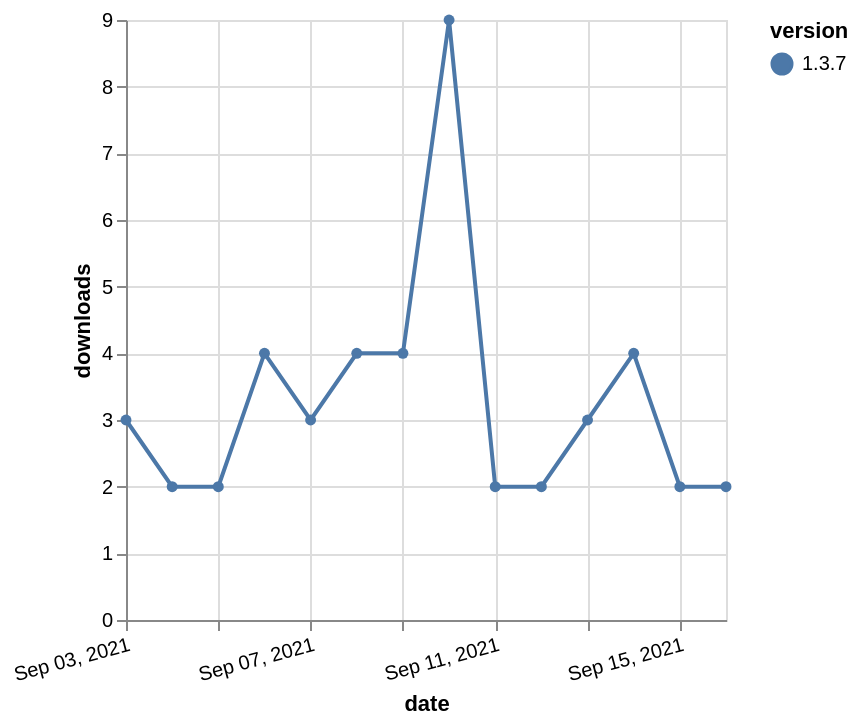

Vega-Lite specification for this chart:
### Vega-Lite specification from a JSON file in a GitHub repository (floating-point values rounded to 4 significant figures)
{"$schema": "https://vega.github.io/schema/vega-lite/v5.json", "description": "A simple bar chart with embedded data.", "data": {"values": [{"date": "2021-09-03", "total": 3198, "delta": 3, "version": "1.3.7"}, {"date": "2021-09-04", "total": 3200, "delta": 2, "version": "1.3.7"}, {"date": "2021-09-05", "total": 3202, "delta": 2, "version": "1.3.7"}, {"date": "2021-09-06", "total": 3206, "delta": 4, "version": "1.3.7"}, {"date": "2021-09-07", "total": 3209, "delta": 3, "version": "1.3.7"}, {"date": "2021-09-08", "total": 3213, "delta": 4, "version": "1.3.7"}, {"date": "2021-09-09", "total": 3217, "delta": 4, "version": "1.3.7"}, {"date": "2021-09-10", "total": 3226, "delta": 9, "version": "1.3.7"}, {"date": "2021-09-11", "total": 3228, "delta": 2, "version": "1.3.7"}, {"date": "2021-09-12", "total": 3230, "delta": 2, "version": "1.3.7"}, {"date": "2021-09-13", "total": 3233, "delta": 3, "version": "1.3.7"}, {"date": "2021-09-14", "total": 3237, "delta": 4, "version": "1.3.7"}, {"date": "2021-09-15", "total": 3239, "delta": 2, "version": "1.3.7"}, {"date": "2021-09-16", "total": 3241, "delta": 2, "version": "1.3.7"}]}, "width": "container", "mark": {"type": "line", "point": {"filled": true}}, "encoding": {"x": {"field": "date", "type": "temporal", "timeUnit": "yearmonthdate", "title": "date", "axis": {"labelAngle": -15}}, "y": {"field": "delta", "type": "quantitative", "title": "downloads"}, "color": {"field": "version", "type": "nominal"}, "tooltip": {"field": "delta"}}}
